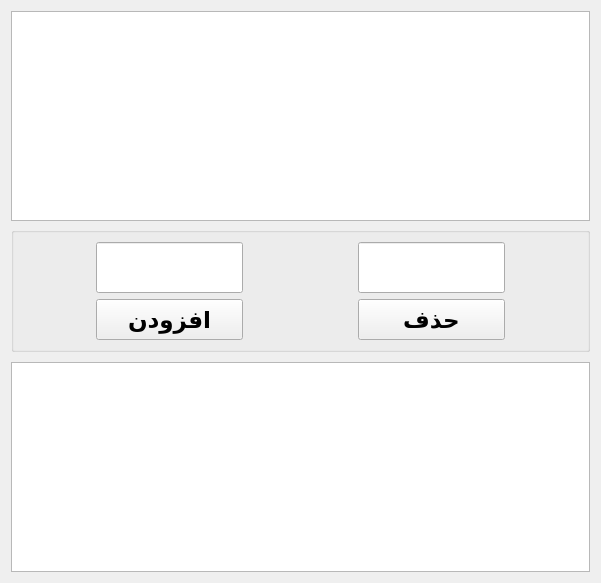
      <widget class="QWidget" name="page_Sort">
       <layout class="QVBoxLayout" name="verticalLayout_3" stretch="100,50,2,100">
        <item>
         <widget class="QTextEdit" name="TE_Display_2">
          <property name="font">
           <font>
            <family>Segoe UI</family>
            <pointsize>20</pointsize>
            <bold>true</bold>
           </font>
          </property>
          <property name="readOnly">
           <bool>true</bool>
          </property>
         </widget>
        </item>
        <item>
         <widget class="QGroupBox" name="groupBox_4">
          <property name="font">
           <font>
            <family>Segoe UI</family>
            <pointsize>17</pointsize>
            <bold>true</bold>
           </font>
          </property>
          <property name="title">
           <string/>
          </property>
          <layout class="QGridLayout" name="gridLayout_6" columnstretch="10,20,15,20,10">
           <item row="1" column="2">
            <spacer name="horizontalSpacer_11">
             <property name="font">
              <font>
               <family>Segoe UI</family>
               <pointsize>17</pointsize>
               <bold>true</bold>
              </font>
             </property>
             <property name="orientation">
              <enum>Qt::Horizontal</enum>
             </property>
             <property name="sizeHint" stdset="0">
              <size>
               <width>41</width>
               <height>20</height>
              </size>
             </property>
            </spacer>
           </item>
           <item row="0" column="1">
            <widget class="QLineEdit" name="lineEditAdd_2">
             <property name="minimumSize">
              <size>
               <width>111</width>
               <height>51</height>
              </size>
             </property>
             <property name="font">
              <font>
               <family>Segoe UI</family>
               <pointsize>18</pointsize>
               <bold>true</bold>
              </font>
             </property>
            </widget>
           </item>
           <item row="1" column="4">
            <spacer name="horizontalSpacer_12">
             <property name="font">
              <font>
               <family>Segoe UI</family>
               <pointsize>17</pointsize>
               <bold>true</bold>
              </font>
             </property>
             <property name="orientation">
              <enum>Qt::Horizontal</enum>
             </property>
             <property name="sizeHint" stdset="0">
              <size>
               <width>27</width>
               <height>20</height>
              </size>
             </property>
            </spacer>
           </item>
           <item row="0" column="0">
            <spacer name="horizontalSpacer_13">
             <property name="font">
              <font>
               <family>Segoe UI</family>
               <pointsize>17</pointsize>
               <bold>true</bold>
              </font>
             </property>
             <property name="orientation">
              <enum>Qt::Horizontal</enum>
             </property>
             <property name="sizeHint" stdset="0">
              <size>
               <width>27</width>
               <height>20</height>
              </size>
             </property>
            </spacer>
           </item>
           <item row="0" column="2">
            <spacer name="horizontalSpacer_14">
             <property name="font">
              <font>
               <family>Segoe UI</family>
               <pointsize>17</pointsize>
               <bold>true</bold>
              </font>
             </property>
             <property name="orientation">
              <enum>Qt::Horizontal</enum>
             </property>
             <property name="sizeHint" stdset="0">
              <size>
               <width>41</width>
               <height>20</height>
              </size>
             </property>
            </spacer>
           </item>
           <item row="1" column="3">
            <widget class="QPushButton" name="pushDelete_2">
             <property name="minimumSize">
              <size>
               <width>91</width>
               <height>41</height>
              </size>
             </property>
             <property name="font">
              <font>
               <family>Segoe UI</family>
               <pointsize>17</pointsize>
               <bold>true</bold>
              </font>
             </property>
             <property name="text">
              <string>حذف</string>
             </property>
            </widget>
           </item>
           <item row="1" column="1">
            <widget class="QPushButton" name="pushAdd_2">
             <property name="minimumSize">
              <size>
               <width>91</width>
               <height>41</height>
              </size>
             </property>
             <property name="font">
              <font>
               <family>Segoe UI</family>
               <pointsize>17</pointsize>
               <bold>true</bold>
              </font>
             </property>
             <property name="text">
              <string>افزودن</string>
             </property>
            </widget>
           </item>
           <item row="0" column="3">
            <widget class="QLineEdit" name="lineEditDel_2">
             <property name="minimumSize">
              <size>
               <width>111</width>
               <height>51</height>
              </size>
             </property>
             <property name="font">
              <font>
               <family>Segoe UI</family>
               <pointsize>18</pointsize>
               <bold>true</bold>
              </font>
             </property>
            </widget>
           </item>
           <item row="1" column="0">
            <spacer name="horizontalSpacer_15">
             <property name="font">
              <font>
               <family>Segoe UI</family>
               <pointsize>17</pointsize>
               <bold>true</bold>
              </font>
             </property>
             <property name="orientation">
              <enum>Qt::Horizontal</enum>
             </property>
             <property name="sizeHint" stdset="0">
              <size>
               <width>27</width>
               <height>20</height>
              </size>
             </property>
            </spacer>
           </item>
           <item row="0" column="4">
            <spacer name="horizontalSpacer_16">
             <property name="font">
              <font>
               <family>Segoe UI</family>
               <pointsize>17</pointsize>
               <bold>true</bold>
              </font>
             </property>
             <property name="orientation">
              <enum>Qt::Horizontal</enum>
             </property>
             <property name="sizeHint" stdset="0">
              <size>
               <width>27</width>
               <height>20</height>
              </size>
             </property>
            </spacer>
           </item>
          </layout>
         </widget>
        </item>
        <item>
         <spacer name="verticalSpacer_8">
          <property name="orientation">
           <enum>Qt::Vertical</enum>
          </property>
          <property name="sizeHint" stdset="0">
           <size>
            <width>20</width>
            <height>40</height>
           </size>
          </property>
         </spacer>
        </item>
        <item>
         <widget class="QTextEdit" name="TE_Display_3">
          <property name="font">
           <font>
            <family>Segoe UI</family>
            <pointsize>20</pointsize>
            <bold>true</bold>
           </font>
          </property>
          <property name="readOnly">
           <bool>true</bool>
          </property>
         </widget>
        </item>
       </layout>
      </widget>
